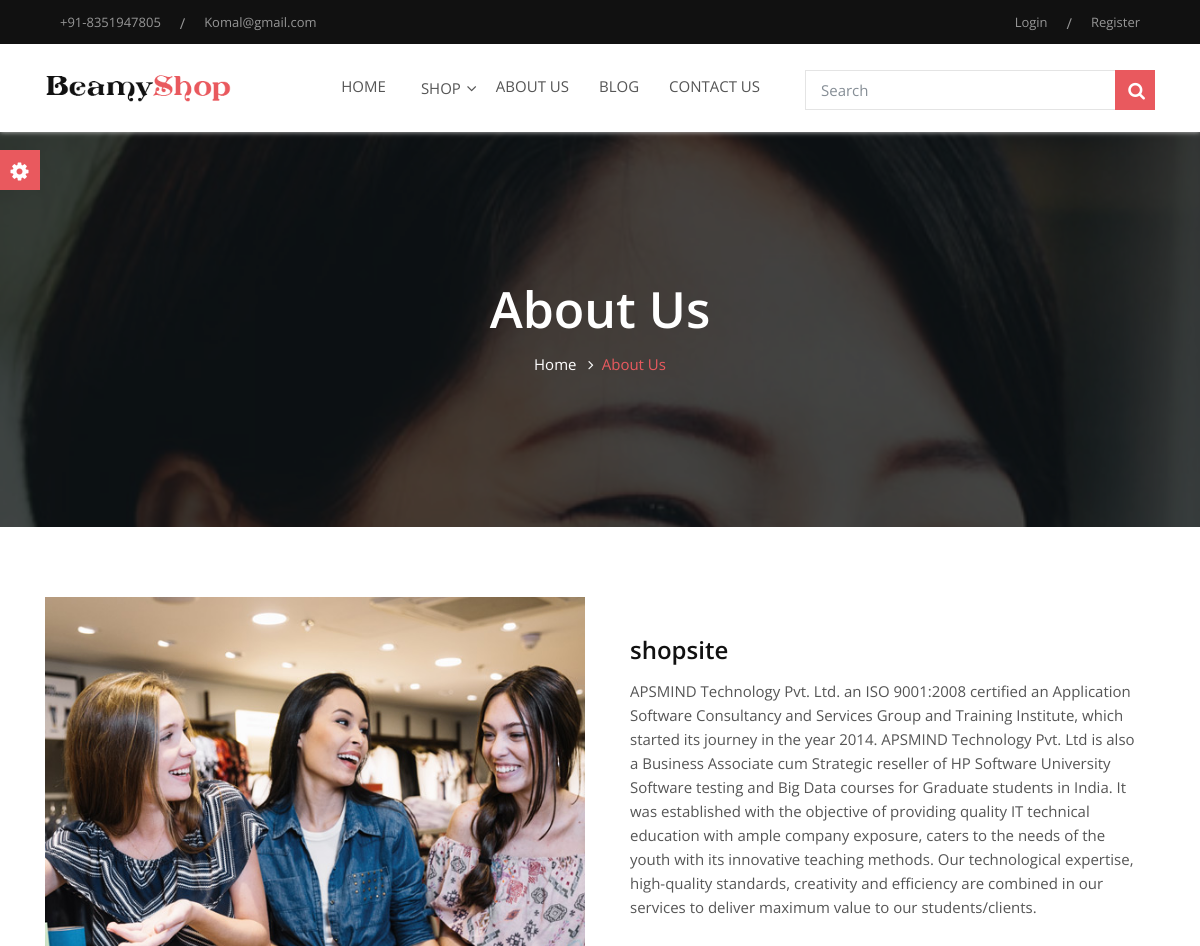
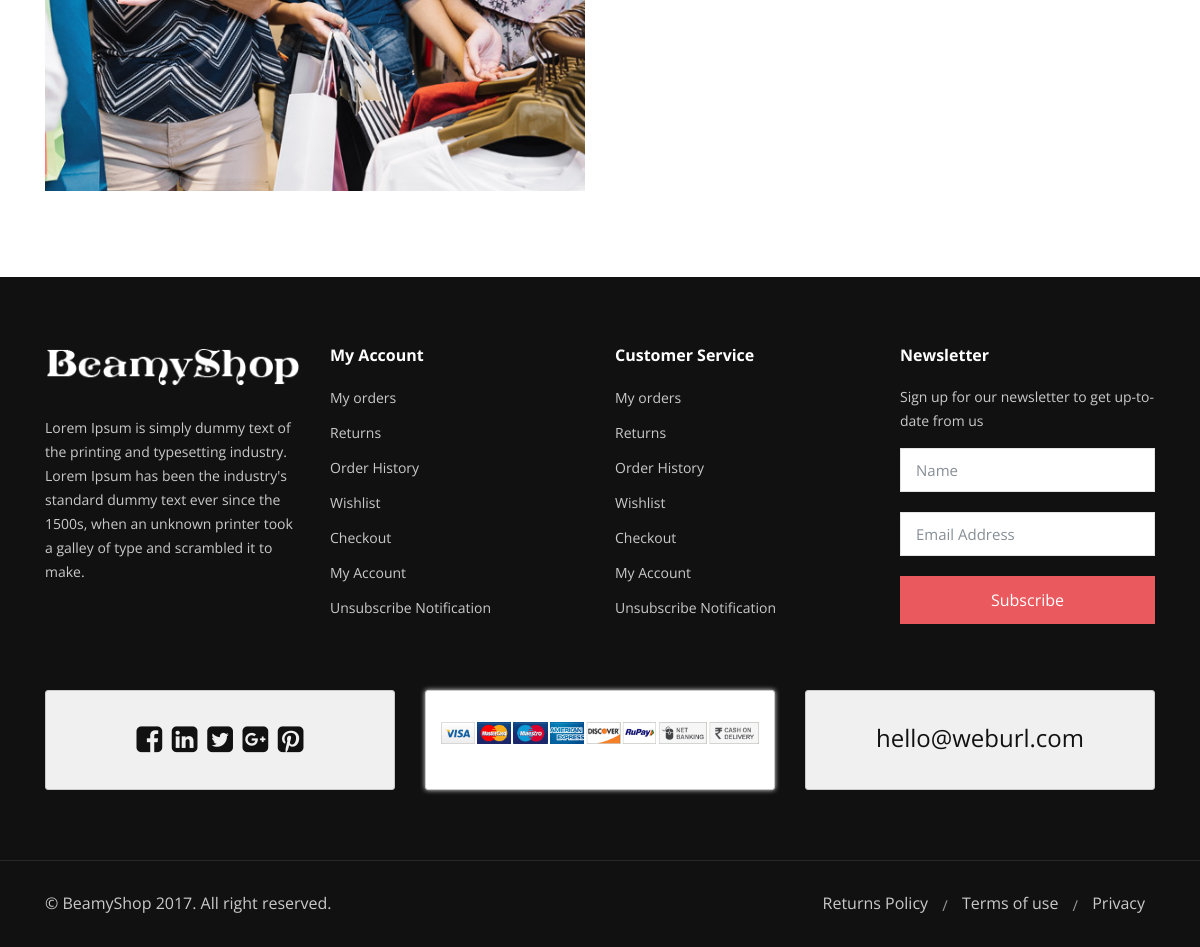
The page /about-us.php on the database its author committed (2 pictures, top to bottom).
### tables this page shows
CREATE TABLE `logo` (
  `lid` int(11) NOT NULL,
  `ltitle` varchar(255) NOT NULL,
  `iimage` text NOT NULL
);

CREATE TABLE `aboutus` (
  `aid` int(11) NOT NULL,
  `atitle` varchar(255) NOT NULL,
  `aimage` varchar(255) NOT NULL,
  `adiscription` text NOT NULL
);

### about-us.php (the view)
<?php include('header.php')?>
<?php
$ab=mysqli_query($con,"select * from `aboutus`");
$about=mysqli_fetch_array($ab);
?>
    <section class="parallex-bg page_banner about_banner2">
      <div class="dark-overlay"></div>
      <div class="container div_zindex white-text">
        <h1>About Us</h1>
        <ol class="breadcrumb">
          <li class="breadcrumb-item"><a href="#">Home</a></li>
          <li class="breadcrumb-item active">About Us</li>
        </ol>
      </div>
    </section>
    <section class="section_padding About_Section About2">
      <div class="container">
        <div class="row about_row">
          <div class="col-lg-6">
            <figure class="figure"> <img src="admin/images/about/<?=$about['aimage'];?>" alt="image"> </figure>
          </div>
          <div class="col-lg-6">
            <div class="about_text">
              <h2><?=$about['atitle'];?></h2>
              <p><?=$about['adiscription'];?></p>
            </div>
          </div>
        </div>
      </div>
    </section>
    <?php include('footer.php');?>

### header.php (shortened to what this page needs)
<?php include("database.php"); ?>
<!DOCTYPE HTML>
<html lang="en">
  <head>
    <link href="assets/css/font-awesome.min.css" rel="stylesheet">
    <link rel="stylesheet" href="assets/css/bootstrap.css" type="text/css">
    <link rel="stylesheet" href="assets/css/animate.css" type="text/css">
    <link rel="stylesheet" href="assets/css/owl.carousel.css" type="text/css">
    <link rel="stylesheet" href="assets/css/flexslider.css" type="text/css">
    <link rel="stylesheet" href="assets/css/style.css" type="text/css">
    <link rel="stylesheet" href="assets/css/media-responsive.css" type="text/css">
    <link rel="stylesheet" id="switcher-css" type="text/css" href="assets/switcher/css/switcher.css" media="all"/>
    <link rel="alternate stylesheet" type="text/css" href="assets/switcher/css/light-red.css" title="light-red" media="all" data-default-color="true"/>
    <link rel="alternate stylesheet" type="text/css" href="assets/switcher/css/blue.css" title="blue" media="all"  />
    <link rel="alternate stylesheet" type="text/css" href="assets/switcher/css/pink.css" title="pink" media="all"/>
    <link rel="alternate stylesheet" type="text/css" href="assets/switcher/css/orange.css" title="orange" media="all" />
    <link rel="alternate stylesheet" type="text/css" href="assets/switcher/css/green.css" title="green" media="all" />
    <link rel="alternate stylesheet" type="text/css" href="assets/switcher/css/red.css" title="red" media="all" />
    <link rel="alternate stylesheet" type="text/css" href="assets/switcher/css/purple.css" title="purple" media="all" />
  </head>
  <body>
    <div class="switcher-wrapper">
      <div class="demo_changer">
        <div class="demo-icon customBgColor"><i class="fa fa-cog fa-spin fa-2x"></i></div>
        <div class="form_holder">
          <div class="row">
            <div class="col-lg-12">
            </div>
          </div>
        </div>
      </div>
    </div>
    <header class="header header_style1">
      <div class="secondary_bg top_bar">
        <div class="container">
          <div class="row">
            <div class="col-lg-6 col-md-6">
              <div class="top_left_menu">
                <ul>
                  <li><a href="contact-1.html">+91-8351947805</a></li>
                  <li class="divider_line">/</li>
                  <li><a href="#">Komal@gmail.com</a></li>
                </ul>
              </div>
            </div>
            <div class="col-lg-6 col-md-6">
              <div class="top_right_menu pull-right">
                <ul class="login_register">
                  <?php
                if(@$_SESSION['ses']=="abc123")
                {
                  echo '<li><a href="logout.php" data-toggle="model" data-target="">Log-out</a></li>';
                 } else{?>
                  <li><a href="#" data-toggle="modal" data-target="#login">Login</a></li>
                <?php } ?>
                  <li class="divider_line">/</li>
                  <li><a href="#" data-toggle="modal" data-target="#register"> Register</a></li>
                </ul>
              </div>
            </div>
          </div>
        </div>
      </div>
      <div class="top_menu">
        <div class="container">
          <div class="row">
            <div class="col-lg-8">
              <nav class="navbar navbar-expand-lg navbar-light bg-light">
                <div class="logo"> <a class="navbar-brand" href="index.php">
<?php
$ab=mysqli_query($con,"select * from `logo`");
$abc=mysqli_fetch_array($ab);
?>
<img src="admin/images/logo/<?=$abc['iimage'];?>" alt="image">
                </a> </div>
                <div class="collapse navbar-collapse" id="navbarSupportedContent">
                  <ul class="navbar-nav mr-auto">
                    <li class="active"><a class="dropdown-item" href="index.php">HOME</a></li>
                    <li class="nav-item dropdown">
                      <a class="nav-link dropdown-toggle" href="index.php" id="navbarDropdownMenuPage" data-toggle="dropdown" aria-haspopup="true" aria-expanded="false">Shop</a> <span class="arrow"></span>
                    </li>
                    <li><a class="dropdown-item" href="about-us.php">ABOUT US</a></li>
                    <li><a class="dropdown-item" href="blog-grid-right.php">BLOG</a></li>
                    <li><a class="dropdown-item" href="contact.php">CONTACT US</a></li>
                  </ul>
                </div>
              </nav>
            </div>
            <div class="col-lg-4">
              <div class="top_search">
                <form>
                  <div class="form-group">
                    <input type="text" class="form-control" placeholder="Search">
                    <button type="submit" class="btn search-btn"><i class="fa fa-search" aria-hidden="true"></i></button>
                  </div>
                </form>
              </div>
            </div>
          </div>
        </div>
      </div>
    </header>

### assets/switcher/css/switcher.css (style rules this page uses)
.demo_changer { z-index: 1001; position: fixed; left: -71px; top: 150px; font-weight: 400 !important; }
.demo_changer, .demo_changer p { color: #545454 !important; }
.demo_changer i { color: #fff; font-size: 21px; }
.demo_changer .demo-icon { background:#E9595E; border-style: solid solid solid none; border-width: 1px 1px 1px 0px; border-color: #ddd; cursor: pointer; text-align: center; padding: 2px; float: right; height:40px; line-height: 40px; width: 40px; }
.demo_changer .form_holder { background: #ffffff; border: 1px solid #ddd; border-radius: 0; cursor: pointer; float: right; font-size: 12px; padding: 6px; width: 71px; }

### assets/switcher/css/light-red.css (style rules this page uses)
a, .btn-link, .car-title-m h6 a:hover, .featured-car-content > h6 a:hover, .footer-top ul li a:hover, .get-intouch a:hover, .blog-content h5 a:hover, .blog-info-box li a:hover, .control-label span, .angle_arrow i, .contact_detail li a:hover, .team_more_info p a:hover, .error_text_m h2, .search_btn, .popular_post_title a:hover, .categories_list ul li a:hover, .categories_list ul li a:hover:after, .article_meta ul li a:hover, .articale_header h2 a:hover, .btn.outline, .share_article ul li, .contact-info a:hover, .social-follow a:hover, .radio input[type=radio]:checked + label:before, .checkbox input[type=checkbox]:checked + label:before, .product-listing-content h5 a:hover, .pricing_info .price, .product-column-info .price, .text-primary, .footer_widget ul li a:hover, .header_search button:hover, .header_widgets a:hover, .navbar-default .navbar-nav > li.active a, .navbar-default .navbar-nav > li:focus a, .navbar-default .navbar-nav > li:hover a, .navbar-default .navbar-nav > .active > a:hover, .navbar-default .navbar-nav > .open > a, .navbar-default .navbar-nav > .open > a:focus, .navbar-default .navbar-nav > .open > a:hover, .my_vehicles_list ul.vehicle_listing li a:hover, .dealer_contact_info a:hover, .widget_heading i, .dealers_listing .dealer_info h5 a:hover, .main_features ul li p, .listing_detail_head .price_info p, .listing_other_info button:hover, .compare_info table td i, .compare_info table th i, #accessories i, .price, .inventory_info_list ul li i, .services_info h4 a:hover, .about_info .icon_box, .btn.white_outline:hover, .btn.white_outline:focus, .breadcrumb-item.active, .clients_footer:after, .checkout-total td, .cart-subtotal, .cart_final_total, .product-subtotal, .card .card-header a { color:#E9595E; fill: #E9595E; }
.btn, .nav-tabs > li.active > a, .nav-tabs > li.active > a:focus, .nav-tabs > li.active > a:hover, .recent-tab .nav.nav-tabs li.active a, .fun-facts-m, .featured-icon, .owl-pagination .owl-page.active, #testimonial-slider .owl-pagination .owl-page.active, .social-follow.footer-social a:hover, .back-top a, .team_more_info ul li a:hover, .tag_list ul li a:hover, .pagination ul li.current, .pagination ul li:hover, .btn.outline:hover, .btn.outline:focus, .share_article ul li:hover, .nav-tabs > li a:hover, .nav-tabs > li a:focus, .label-icon, .navbar-default .navbar-toggle .icon-bar, .navbar-default .navbar-toggle:focus, .navbar-default .navbar-toggle:hover, .label_icon, .add_compare .checkbox, .search_other, .vs, .td_divider, .search_other_inventory, #other_info, .main_bg, .slider .slider-handle, .slider .slider-selection, .primary-bg, .off, .member_social_info ul li a:hover, .custom-control-input:checked ~ .custom-control-indicator, .col_theme, input[type="submit"], .page-item.active .page-link, .product-price .discount, #detail_slider2 .flex-direction-nav a:hover:before, .list_quick_view a:hover, .demo_changer .demo-icon { background-color: #E9595E; fill: #E9595E; border-color:#E9595E; }

### rows shown on the page
logo: iimage (picture)
aboutus: aimage (picture), atitle "shopsite", adiscription "APSMIND Technology Pvt. Ltd. an ISO 9001:2008 certified an Application Software Consultancy and Services Group and Training Institute, which started its journey in the year 2014. APSMIND Technology Pvt. Ltd is also a Business Associate cum Strategic reseller of HP Software University Software testing and Big Data courses for Graduate students in India. It was established with the objective of providing quality IT technical education with ample company exposure, caters to the needs of the youth with its innovative teaching methods. Our technological expertise, high-quality standards, creativity and efficiency are combined in our services to deliver maximum value to our students/clients."
